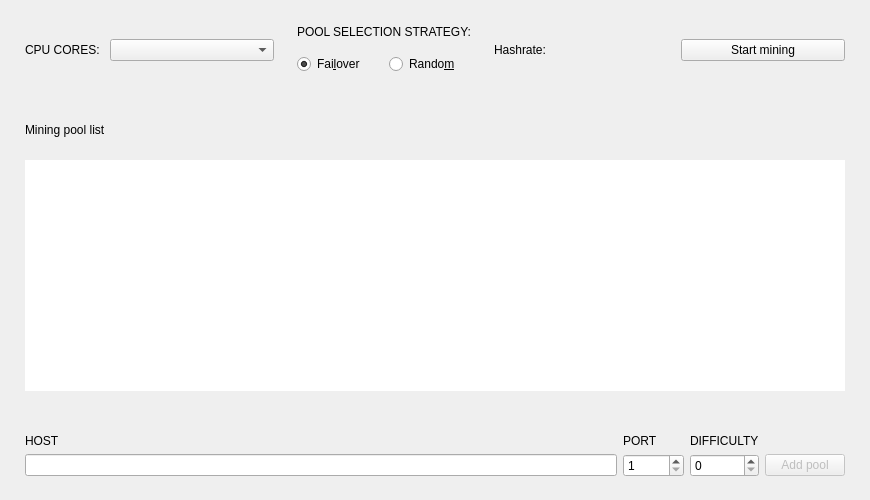
<?xml version="1.0" encoding="UTF-8"?>
<ui version="4.0">
 <class>MiningFrame</class>
 <widget class="QFrame" name="MiningFrame">
  <property name="geometry">
   <rect>
    <x>0</x>
    <y>0</y>
    <width>870</width>
    <height>500</height>
   </rect>
  </property>
  <property name="windowTitle">
   <string>Frame</string>
  </property>
  <property name="frameShape">
   <enum>QFrame::NoFrame</enum>
  </property>
  <property name="frameShadow">
   <enum>QFrame::Raised</enum>
  </property>
  <layout class="QVBoxLayout" name="verticalLayout" stretch="0,0,1,0">
   <property name="spacing">
    <number>0</number>
   </property>
   <property name="leftMargin">
    <number>0</number>
   </property>
   <property name="topMargin">
    <number>0</number>
   </property>
   <property name="rightMargin">
    <number>0</number>
   </property>
   <property name="bottomMargin">
    <number>0</number>
   </property>
   <item>
    <widget class="QFrame" name="m_miningManageFrame">
     <property name="minimumSize">
      <size>
       <width>0</width>
       <height>100</height>
      </size>
     </property>
     <property name="maximumSize">
      <size>
       <width>16777215</width>
       <height>100</height>
      </size>
     </property>
     <property name="frameShape">
      <enum>QFrame::NoFrame</enum>
     </property>
     <property name="frameShadow">
      <enum>QFrame::Raised</enum>
     </property>
     <layout class="QHBoxLayout" name="horizontalLayout">
      <property name="spacing">
       <number>10</number>
      </property>
      <property name="leftMargin">
       <number>25</number>
      </property>
      <property name="topMargin">
       <number>20</number>
      </property>
      <property name="rightMargin">
       <number>25</number>
      </property>
      <property name="bottomMargin">
       <number>20</number>
      </property>
      <item>
       <widget class="QLabel" name="label">
        <property name="sizePolicy">
         <sizepolicy hsizetype="Fixed" vsizetype="Fixed">
          <horstretch>0</horstretch>
          <verstretch>0</verstretch>
         </sizepolicy>
        </property>
        <property name="text">
         <string>CPU CORES:</string>
        </property>
       </widget>
      </item>
      <item>
       <widget class="QComboBox" name="m_cpuCoresCombo"/>
      </item>
      <item>
       <spacer name="horizontalSpacer_2">
        <property name="orientation">
         <enum>Qt::Horizontal</enum>
        </property>
        <property name="sizeType">
         <enum>QSizePolicy::Fixed</enum>
        </property>
        <property name="sizeHint" stdset="0">
         <size>
          <width>13</width>
          <height>20</height>
         </size>
        </property>
       </spacer>
      </item>
      <item>
       <layout class="QVBoxLayout" name="verticalLayout_2">
        <item>
         <widget class="QLabel" name="label_2">
          <property name="sizePolicy">
           <sizepolicy hsizetype="Fixed" vsizetype="Fixed">
            <horstretch>0</horstretch>
            <verstretch>0</verstretch>
           </sizepolicy>
          </property>
          <property name="text">
           <string>POOL SELECTION STRATEGY:</string>
          </property>
         </widget>
        </item>
        <item>
         <layout class="QHBoxLayout" name="horizontalLayout_4">
          <item>
           <widget class="QRadioButton" name="m_failoverStrategyRadio">
            <property name="toolTip">
             <string>Starts mining on the first pool. If it fails chooses the next one.</string>
            </property>
            <property name="text">
             <string>Fai&amp;lover</string>
            </property>
            <property name="checked">
             <bool>true</bool>
            </property>
            <attribute name="buttonGroup">
             <string notr="true">m_poolSelectionStrategyButtonGroup</string>
            </attribute>
           </widget>
          </item>
          <item>
           <widget class="QRadioButton" name="m_randomStrategyRadio">
            <property name="toolTip">
             <string>Chooses random pool from the pool list.</string>
            </property>
            <property name="text">
             <string>Rando&amp;m</string>
            </property>
            <attribute name="buttonGroup">
             <string notr="true">m_poolSelectionStrategyButtonGroup</string>
            </attribute>
           </widget>
          </item>
         </layout>
        </item>
       </layout>
      </item>
      <item>
       <spacer name="horizontalSpacer">
        <property name="orientation">
         <enum>Qt::Horizontal</enum>
        </property>
        <property name="sizeType">
         <enum>QSizePolicy::Fixed</enum>
        </property>
        <property name="sizeHint" stdset="0">
         <size>
          <width>13</width>
          <height>20</height>
         </size>
        </property>
       </spacer>
      </item>
      <item>
       <widget class="QFrame" name="m_hashRateFrame">
        <layout class="QGridLayout" name="gridLayout_2">
         <property name="leftMargin">
          <number>0</number>
         </property>
         <property name="topMargin">
          <number>0</number>
         </property>
         <property name="rightMargin">
          <number>0</number>
         </property>
         <property name="bottomMargin">
          <number>0</number>
         </property>
         <property name="spacing">
          <number>5</number>
         </property>
         <item row="2" column="0">
          <spacer name="verticalSpacer_2">
           <property name="orientation">
            <enum>Qt::Vertical</enum>
           </property>
           <property name="sizeHint" stdset="0">
            <size>
             <width>20</width>
             <height>40</height>
            </size>
           </property>
          </spacer>
         </item>
         <item row="1" column="1" alignment="Qt::AlignLeft">
          <widget class="QLabel" name="m_hashrateLabel">
           <property name="minimumSize">
            <size>
             <width>0</width>
             <height>0</height>
            </size>
           </property>
           <property name="text">
            <string/>
           </property>
          </widget>
         </item>
         <item row="0" column="0">
          <spacer name="verticalSpacer">
           <property name="orientation">
            <enum>Qt::Vertical</enum>
           </property>
           <property name="sizeHint" stdset="0">
            <size>
             <width>20</width>
             <height>40</height>
            </size>
           </property>
          </spacer>
         </item>
         <item row="1" column="0">
          <widget class="QLabel" name="label_7">
           <property name="text">
            <string>Hashrate:</string>
           </property>
           <property name="indent">
            <number>0</number>
           </property>
          </widget>
         </item>
        </layout>
       </widget>
      </item>
      <item>
       <spacer name="horizontalSpacer_3">
        <property name="orientation">
         <enum>Qt::Horizontal</enum>
        </property>
        <property name="sizeType">
         <enum>QSizePolicy::Fixed</enum>
        </property>
        <property name="sizeHint" stdset="0">
         <size>
          <width>13</width>
          <height>20</height>
         </size>
        </property>
       </spacer>
      </item>
      <item>
       <widget class="QPushButton" name="m_startMiningButton">
        <property name="sizePolicy">
         <sizepolicy hsizetype="Fixed" vsizetype="Fixed">
          <horstretch>0</horstretch>
          <verstretch>0</verstretch>
         </sizepolicy>
        </property>
        <property name="minimumSize">
         <size>
          <width>100</width>
          <height>0</height>
         </size>
        </property>
        <property name="maximumSize">
         <size>
          <width>190</width>
          <height>16777215</height>
         </size>
        </property>
        <property name="text">
         <string>Start mining</string>
        </property>
        <property name="checkable">
         <bool>true</bool>
        </property>
       </widget>
      </item>
     </layout>
    </widget>
   </item>
   <item>
    <layout class="QHBoxLayout" name="horizontalLayout_2">
     <property name="leftMargin">
      <number>25</number>
     </property>
     <property name="topMargin">
      <number>20</number>
     </property>
     <property name="rightMargin">
      <number>25</number>
     </property>
     <property name="bottomMargin">
      <number>20</number>
     </property>
     <item>
      <widget class="QLabel" name="label_6">
       <property name="text">
        <string>Mining pool list</string>
       </property>
      </widget>
     </item>
     <item>
      <spacer name="horizontalSpacer_5">
       <property name="orientation">
        <enum>Qt::Horizontal</enum>
       </property>
       <property name="sizeHint" stdset="0">
        <size>
         <width>40</width>
         <height>20</height>
        </size>
       </property>
      </spacer>
     </item>
    </layout>
   </item>
   <item>
    <layout class="QHBoxLayout" name="horizontalLayout_3">
     <property name="leftMargin">
      <number>25</number>
     </property>
     <property name="topMargin">
      <number>0</number>
     </property>
     <property name="rightMargin">
      <number>25</number>
     </property>
     <property name="bottomMargin">
      <number>20</number>
     </property>
     <item>
      <widget class="QTableView" name="m_poolView">
       <property name="focusPolicy">
        <enum>Qt::NoFocus</enum>
       </property>
       <property name="frameShape">
        <enum>QFrame::NoFrame</enum>
       </property>
       <property name="sizeAdjustPolicy">
        <enum>QAbstractScrollArea::AdjustToContents</enum>
       </property>
       <property name="dragEnabled">
        <bool>false</bool>
       </property>
       <property name="dragDropOverwriteMode">
        <bool>false</bool>
       </property>
       <property name="dragDropMode">
        <enum>QAbstractItemView::InternalMove</enum>
       </property>
       <property name="defaultDropAction">
        <enum>Qt::MoveAction</enum>
       </property>
       <property name="selectionMode">
        <enum>QAbstractItemView::SingleSelection</enum>
       </property>
       <property name="selectionBehavior">
        <enum>QAbstractItemView::SelectRows</enum>
       </property>
       <property name="verticalScrollMode">
        <enum>QAbstractItemView::ScrollPerPixel</enum>
       </property>
      </widget>
     </item>
    </layout>
   </item>
   <item>
    <widget class="QFrame" name="m_addPoolFrame">
     <property name="frameShape">
      <enum>QFrame::NoFrame</enum>
     </property>
     <property name="frameShadow">
      <enum>QFrame::Raised</enum>
     </property>
     <layout class="QGridLayout" name="gridLayout">
      <property name="leftMargin">
       <number>25</number>
      </property>
      <property name="topMargin">
       <number>23</number>
      </property>
      <property name="rightMargin">
       <number>25</number>
      </property>
      <property name="bottomMargin">
       <number>23</number>
      </property>
      <item row="0" column="0">
       <widget class="QLabel" name="label_3">
        <property name="text">
         <string>HOST</string>
        </property>
        <property name="indent">
         <number>0</number>
        </property>
       </widget>
      </item>
      <item row="0" column="1">
       <widget class="QLabel" name="label_4">
        <property name="text">
         <string>PORT</string>
        </property>
        <property name="indent">
         <number>0</number>
        </property>
       </widget>
      </item>
      <item row="0" column="2">
       <widget class="QLabel" name="label_5">
        <property name="text">
         <string>DIFFICULTY</string>
        </property>
        <property name="indent">
         <number>0</number>
        </property>
       </widget>
      </item>
      <item row="1" column="0">
       <widget class="QLineEdit" name="m_newPoolHostEdit">
        <property name="placeholderText">
         <string/>
        </property>
       </widget>
      </item>
      <item row="1" column="1">
       <widget class="QSpinBox" name="m_newPoolPortSpin">
        <property name="specialValueText">
         <string/>
        </property>
        <property name="minimum">
         <number>1</number>
        </property>
        <property name="maximum">
         <number>65535</number>
        </property>
        <property name="value">
         <number>1</number>
        </property>
       </widget>
      </item>
      <item row="1" column="2">
       <widget class="QSpinBox" name="m_difficultySpin">
        <property name="specialValueText">
         <string/>
        </property>
        <property name="maximum">
         <number>999999999</number>
        </property>
        <property name="singleStep">
         <number>1000</number>
        </property>
       </widget>
      </item>
      <item row="1" column="3">
       <widget class="QPushButton" name="m_addPoolButton">
        <property name="enabled">
         <bool>false</bool>
        </property>
        <property name="minimumSize">
         <size>
          <width>80</width>
          <height>0</height>
         </size>
        </property>
        <property name="maximumSize">
         <size>
          <width>80</width>
          <height>16777215</height>
         </size>
        </property>
        <property name="text">
         <string>Add pool</string>
        </property>
       </widget>
      </item>
     </layout>
    </widget>
   </item>
  </layout>
 </widget>
 <resources/>
 <connections>
  <connection>
   <sender>m_poolSelectionStrategyButtonGroup</sender>
   <signal>buttonToggled(QAbstractButton*,bool)</signal>
   <receiver>MiningFrame</receiver>
   <slot>schedulePolicyChanged(QAbstractButton*,bool)</slot>
   <hints>
    <hint type="sourcelabel">
     <x>-1</x>
     <y>-1</y>
    </hint>
    <hint type="destinationlabel">
     <x>408</x>
     <y>248</y>
    </hint>
   </hints>
  </connection>
  <connection>
   <sender>m_startMiningButton</sender>
   <signal>clicked(bool)</signal>
   <receiver>MiningFrame</receiver>
   <slot>startMiningClicked(bool)</slot>
   <hints>
    <hint type="sourcelabel">
     <x>1012</x>
     <y>97</y>
    </hint>
    <hint type="destinationlabel">
     <x>566</x>
     <y>262</y>
    </hint>
   </hints>
  </connection>
  <connection>
   <sender>m_newPoolHostEdit</sender>
   <signal>textChanged(QString)</signal>
   <receiver>MiningFrame</receiver>
   <slot>newPoolUrlChanged()</slot>
   <hints>
    <hint type="sourcelabel">
     <x>409</x>
     <y>348</y>
    </hint>
    <hint type="destinationlabel">
     <x>566</x>
     <y>262</y>
    </hint>
   </hints>
  </connection>
  <connection>
   <sender>m_newPoolPortSpin</sender>
   <signal>valueChanged(int)</signal>
   <receiver>MiningFrame</receiver>
   <slot>newPoolUrlChanged()</slot>
   <hints>
    <hint type="sourcelabel">
     <x>844</x>
     <y>348</y>
    </hint>
    <hint type="destinationlabel">
     <x>566</x>
     <y>262</y>
    </hint>
   </hints>
  </connection>
  <connection>
   <sender>m_addPoolButton</sender>
   <signal>clicked()</signal>
   <receiver>MiningFrame</receiver>
   <slot>addPoolClicked()</slot>
   <hints>
    <hint type="sourcelabel">
     <x>1067</x>
     <y>348</y>
    </hint>
    <hint type="destinationlabel">
     <x>566</x>
     <y>262</y>
    </hint>
   </hints>
  </connection>
  <connection>
   <sender>m_cpuCoresCombo</sender>
   <signal>activated(int)</signal>
   <receiver>MiningFrame</receiver>
   <slot>cpuCoreCountChangedByUser(int)</slot>
   <hints>
    <hint type="sourcelabel">
     <x>166</x>
     <y>40</y>
    </hint>
    <hint type="destinationlabel">
     <x>566</x>
     <y>273</y>
    </hint>
   </hints>
  </connection>
 </connections>
 <slots>
  <slot>startMiningClicked(bool)</slot>
  <slot>addPoolClicked()</slot>
  <slot>newPoolUrlChanged()</slot>
  <slot>schedulePolicyChanged(QAbstractButton*,bool)</slot>
  <slot>deleteClicked(QModelIndex)</slot>
  <slot>cpuCoreCountChangedByUser(int)</slot>
  <slot>miningOnLockedScreenChecked(bool)</slot>
 </slots>
 <buttongroups>
  <buttongroup name="m_poolSelectionStrategyButtonGroup"/>
 </buttongroups>
</ui>
